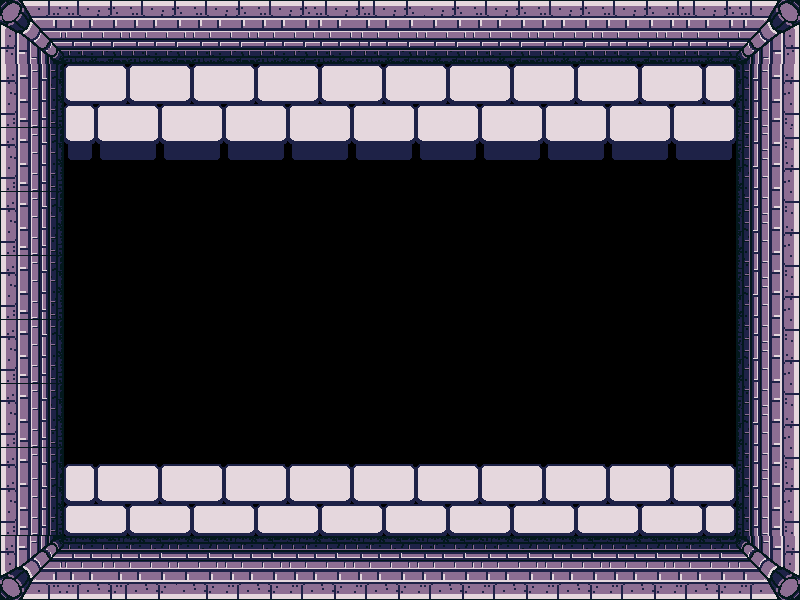

A 2D game scene composited from a Tiled map and its tileset images. What follows is a short description and the map's XML, with each tile layer's data collapsed to a summary:
An orthogonal 100x75 tile map with 8x8 px tiles, 1 tile layer (bg).

<map version="1.0" tiledversion="1.1.1" orientation="orthogonal" renderorder="right-down" width="100" height="75" tilewidth="8" tileheight="8" infinite="0" nextobjectid="1">
 <tileset firstgid="1" name="tiles" tilewidth="8" tileheight="8" tilecount="1024" columns="32">
  <image source="../images/dungeon-tiles-imp.png" width="256" height="256" />
 </tileset>
 <layer name="bg" width="100" height="75">
  <properties>
   <property name="tileset" value="tiles" />
  </properties>
  <data>[7500 cells, 4425 non-empty, 580 distinct tile ids]</data>
 </layer>
</map>
